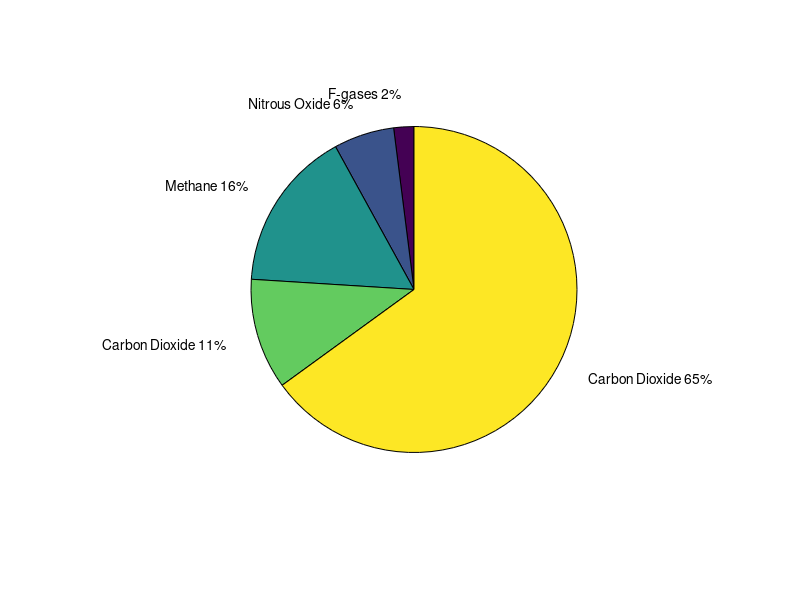

This figure's MATLAB source: (Note: this script raises an error after producing the figure.)
%File Name: hw21.m 
%Daniel Silva
%September 13, 2016
%Purpose: A program that creates two pie charts for:
%Global Greenhouse Gas Emissions by Gas and Global Greenhouse Gas Emissions
%by Econmonic Sector 
%Define Variables: 
% x - Greenhouse gas emissions by gas 
% y - Greenhouse gas emissions by economic sector

clear all; 
close all; 
clc;
%Pie Chart for the Global Greenhouse Gas Emissions by Gas
figure
x = [.2 .6 1.6 1.1 6.5];
labelsx={'F-gases 2%','Nitrous Oxide 6%','Methane 16%','Carbon Dioxide 11%','Carbon Dioxide 65%'};
px=pie(x,labelsx);
%Front Size of the Labels
t1=px(2);
t1.FontSize=7;
t2=px(4);
t2.FontSize=7;
t3=px(6);
t3.FontSize=7;
t4=px(8);
t4.FontSize=7;
t5=px(10);
t5.FontSize=7;
title('Global Greenhouse Gas Emissions by Gas');


%Global Greenhouse Gas Emissions by Economic Sector
figure
y = [2.5 2.4 0.6 1.4 2.1 1];
labelsy={'Other Energy 10%','Industry 21%','Transportation 14%','Buildings 6%','Agriculture,Forestry and Other Land Use 24%','Electricity and Heat Production 25%'};
py=pie(y,labelsy);
%Font Size of the Labels
r1=py(2);
r1.FontSize=7;
r2=py(4);
r2.FontSize=7;
r3=py(6);
r3.FontSize=7;
r4=py(8);
r4.FontSize=7;
r5=py(10);
r5.FontSize=7;
r6=py(12);
r6.FontSize=7;
title('Global Greenhouse Gas Emissions by Economic Sector'); 
colormap summer; 
